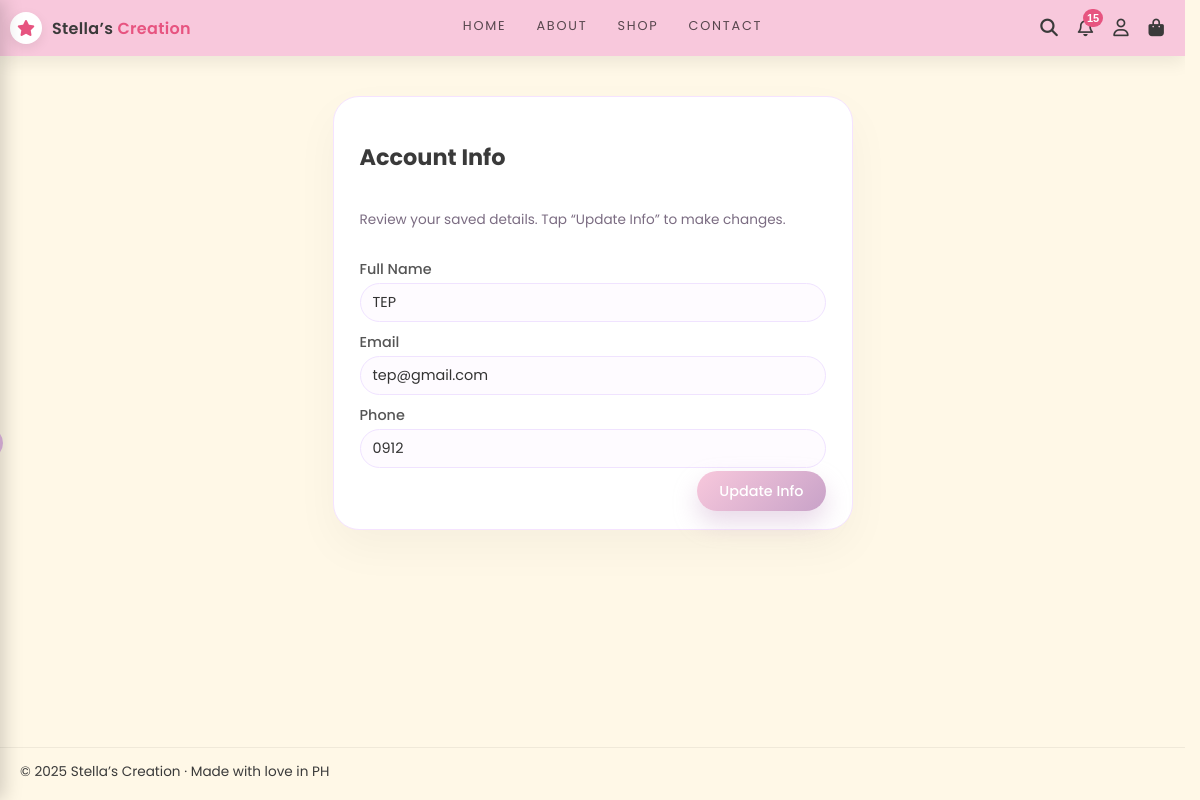
Page /account_info.php (signed in) on the committed database.
### tables this page shows
CREATE TABLE `customers_tbl` (
  `customer_id` int(11) NOT NULL,
  `fullname` varchar(120) NOT NULL,
  `email` varchar(190) NOT NULL,
  `phone` varchar(40) NOT NULL,
  `password_hash` varchar(255) NOT NULL,
  `created_at` timestamp NULL DEFAULT current_timestamp()
);

### account_info.php (the view, shortened to what this page needs)
<?php
require_once __DIR__ . '/db.php';
$cid         = (int)$_SESSION['customer_id'];
$isLogged    = true;
$currentPage = '';
$notifStmt = $pdo->prepare("
    SELECT COUNT(*)
    FROM orders_tbl
    WHERE customer_id = ?
      AND status IN ('Pending','Approved','Completed', 'Ready', 'Refunded')
");
$notifStmt->execute([$cid]);
$notifCount = (int)$notifStmt->fetchColumn();
$stmt = $pdo->prepare("SELECT fullname, email, phone FROM customers_tbl WHERE customer_id = ? LIMIT 1");
$stmt->execute([$cid]);
$info = $stmt->fetch(PDO::FETCH_ASSOC) ?: [];
$fullname = $info['fullname'] ?? '';
$email    = $info['email'] ?? '';
$phone    = $info['phone'] ?? '';
$mode = (isset($_GET['edit']) && $_GET['edit'] === '1') ? 'edit' : 'view';
if (!function_exists('nav_link_class')) {
  function nav_link_class($page){
    global $currentPage;
    return $currentPage === $page ? 'nav-link nav-active' : 'nav-link';
  }
}
$cartIconHref = "/cart.php";
?>
<!doctype html>
<html lang="en">
<head>
  <link rel="stylesheet" href="https://cdnjs.cloudflare.com/ajax/libs/font-awesome/6.5.2/css/all.min.css">
  <link rel="stylesheet" href="/style.css">
</head>
<body>
<aside class="sidebar" id="sidebar">
  <div class="sidebar-search">
    <button type="button"><i class="fa-solid fa-magnifying-glass"></i></button>
  </div>
</aside>
<header class="site-header">
  <div class="container navbar">
    <div class="nav-left">
      <div class="brand-icon"><i class="fa-solid fa-star"></i></div>
      <div class="brand-text">Stella’s <span>Creation</span></div>
    </div>
    <nav class="nav-main">
      <a href="/index.php" class="<?= nav_link_class('home') ?>">Home</a>
      <a href="/about.php" class="<?= nav_link_class('about') ?>">About</a>
      <a href="/shop.php" class="<?= nav_link_class('shop') ?>">Shop</a>
      <a href="/contact.php" class="<?= nav_link_class('contact') ?>">Contact</a>
    </nav>
    <div class="nav-icons">
      <button class="icon-btn" id="searchToggle" aria-label="Search">
        <i class="fa-solid fa-magnifying-glass"></i>
      </button>
      <button
        class="icon-btn nav-notif-btn"
        aria-label="Notifications"
        onclick="window.location.href='/my_orders.php'"
      >
        <i class="fa-regular fa-bell"></i>
        <?php if ($notifCount > 0): ?>
          <span class="notif-badge"><?= $notifCount ?></span>
        <?php endif; ?>
      </button>
      <?php if ($isLogged): ?>
        <div class="user-dropdown-wrap">
          <button class="icon-btn user-menu-btn" type="button" aria-label="User Menu">
            <i class="fa-regular fa-user"></i>
          </button>
        </div>
      <?php else: ?>
        <a href="/customer_login.php" class="icon-btn" aria-label="Login">
          <i class="fa-regular fa-user"></i>
        </a>
      <?php endif; ?>
      <a href="<?= htmlspecialchars($cartIconHref) ?>" class="icon-btn" aria-label="Cart">
        <i class="fa-solid fa-bag-shopping"></i>
      </a>
    </div>
  </div>
</header>
<main class="page-main account-page-main">
  <div class="container">
    <div class="account-card">
      <div class="account-header-title">
        <h2>Account Info</h2>
        <?php if ($mode === 'view'): ?>
          <p class="account-sub">Review your saved details. Tap “Update Info” to make changes.</p>
        <?php else: ?>
          <p class="account-sub">Update your details below and save your changes.</p>
        <?php endif; ?>
      </div>
      <?php if ($mode === 'view'): ?>
        <div class="account-display">
          <div class="display-row">
            <span class="display-label">Full Name</span>
            <div class="display-value <?= $fullname === '' ? 'muted' : '' ?>">
              <?= $fullname !== '' ? htmlspecialchars($fullname) : 'Not set' ?>
            </div>
          </div>
          <div class="display-row">
            <span class="display-label">Email</span>
            <div class="display-value <?= $email === '' ? 'muted' : '' ?>">
              <?= $email !== '' ? htmlspecialchars($email) : 'Not set' ?>
            </div>
          </div>
          <div class="display-row">
            <span class="display-label">Phone</span>
            <div class="display-value <?= $phone === '' ? 'muted' : '' ?>">
              <?= $phone !== '' ? htmlspecialchars($phone) : 'Not set' ?>
            </div>
          </div>
        </div>
        <div class="account-actions">
          <a href="/account_info.php?edit=1" class="btn-view-edit">Update Info</a>
        </div>
      <?php endif; ?>
    </div>
  </div>
</main>
<footer class="site-footer">
  <div class="container footer-inner">
    <div>© <?= date('Y') ?> Stella’s Creation · Made with love in PH</div>
  </div>
</footer>
</body>
</html>

### style.css (style rules this page uses)
:root { --soft-pink:#F8C8DC; --lavender:#C8A2C8; --cream:#FFF8E7; --charcoal:#3A3A3A; --rose:#E75480; --white:#ffffff; }
html { overflow-y: scroll; height: 100%; }
*, *::before, *::after { box-sizing:border-box; }
body { margin:0; font-family:"Poppins",system-ui,-apple-system,BlinkMacSystemFont,"Segoe UI",sans-serif; background:var(--cream); color:var(--charcoal); min-height: 100vh; display: flex; flex-direction: column; }
a { color:inherit; text-decoration:none; }
.container { max-width:1200px; margin:0 auto; padding:0 20px; }
.site-header { position:sticky; top:0; z-index:40; background:var(--soft-pink); box-shadow:0 6px 18px rgba(0,0,0,0.08); flex-shrink: 0; }
.navbar { display:flex; align-items:center; justify-content:space-between; gap:16px; padding:12px 0; }
.nav-left { display:flex; align-items:center; gap:10px; }
.brand-icon { width:32px; height:32px; border-radius:50%; display:flex; align-items:center; justify-content:center; background:var(--white); color:var(--rose); font-size:16px; box-shadow:0 4px 12px rgba(0,0,0,0.08); }
.brand-text { font-weight:600; letter-spacing:0.02em; }
.brand-text span { color:var(--rose); }
.nav-main { display:flex; align-items:center; gap:30px; text-transform:uppercase; font-size:0.8rem; letter-spacing:0.14em; }
.nav-link { position:relative; padding-bottom:4px; color:rgba(0,0,0,0.65); }
.nav-icons { display:flex; align-items:center; gap:8px; }
.nav-notif-btn { position: relative; }
.nav-notif-btn .notif-badge { position: absolute; top: -2px; right: -2px; min-width: 14px; height: 14px; padding: 0 3px; background: var(--rose); color: #fff; border-radius: 999px; font-size: 0.6rem; display: flex; align-items: center; justify-content: center; line-height: 1; }
.nav-notif-btn .notif-badge { position: absolute; top: -4px; right: -4px; min-width: 18px; height: 18px; padding: 0 4px; background: var(--rose); color: #fff; border-radius: 999px; font-size: 11px; font-weight: 600; display: flex; align-items: center; justify-content: center; line-height: 1; }
.icon-btn { border:none; background:transparent; cursor:pointer; font-size:1.1rem; padding:6px; border-radius:999px; color:var(--charcoal); display:inline-flex; align-items:center; justify-content:center; }
.sidebar { position:fixed; top:0; left:0; height:100%; width:270px; background:var(--white); box-shadow:4px 0 18px rgba(0,0,0,0.18); transform:translateX(-100%); transition:transform 0.28s ease; z-index:50; padding:22px 20px 18px; display:flex; flex-direction:column; gap:18px; }
.sidebar-search { display:flex; gap:8px; margin-top:4px; }
.sidebar-search button { border:none; border-radius:999px; padding:7px 10px; background:var(--lavender); color:var(--white); cursor:pointer; }
.page-main { padding:26px 0 40px; flex: 1; }
.site-footer { border-top:1px solid rgba(0,0,0,0.06); background:var(--cream); padding:14px 0 18px; font-size:0.85rem; flex-shrink: 0; margin-top: auto; }
.footer-inner { display:flex; align-items:center; justify-content:space-between; gap:10px; }
.user-dropdown-wrap { position: relative; display: inline-flex; }
.user-menu-btn { border-radius: 999px; }

### account_info.php (style rules this page uses)
:root { --soft-pink:#F8C8DC; --lavender:#C8A2C8; --cream:#FFF8E7; --charcoal:#3A3A3A; --rose:#E75480; --white:#ffffff; scrollbar-gutter: stable; }
html { overflow-y: scroll; }
body { overflow-x: hidden; }
.account-page-main { padding: 40px 0 70px; }
.account-card { max-width: 520px; margin: 0 auto; padding: 24px 26px 26px; border-radius: 26px; background: #fff; box-shadow: 0 18px 45px rgba(0,0,0,.04); border:1px solid #f5e3ff; }
.account-header-title { display:flex; flex-direction:column; gap:4px; margin-bottom:16px; }
.account-card h2 { font-size: 1.4rem; }
.account-sub { font-size:0.85rem; color:#7b6c82; }
.account-actions { text-align: right; margin-top: 10px; }
.account-display { display:flex; flex-direction:column; gap:10px; }
.display-row { display:flex; flex-direction:column; font-size:0.9rem; }
.display-label { font-weight:500; color:#555; margin-bottom:3px; }
.display-value { padding:8px 12px; border-radius:999px; background:#fefbff; border:1px solid #f0e3ff; color:#333; }
.btn-view-edit { border:0; border-radius:999px; padding:10px 22px; font-size:0.9rem; font-weight:500; background:linear-gradient(135deg,#F8C8DC,#C8A2C8); color:#fff; cursor:pointer; box-shadow:0 12px 24px rgba(200,162,200,0.4); transition:transform 0.18s ease, box-shadow 0.18s ease, filter 0.18s ease; }
.navbar { padding-right: 15px; padding-left: 10px; }

### rows in the picture
customers_tbl: fullname "TEP", email "tep@gmail.com", phone "0912"

### other values in the picture
$notifCount "15"
